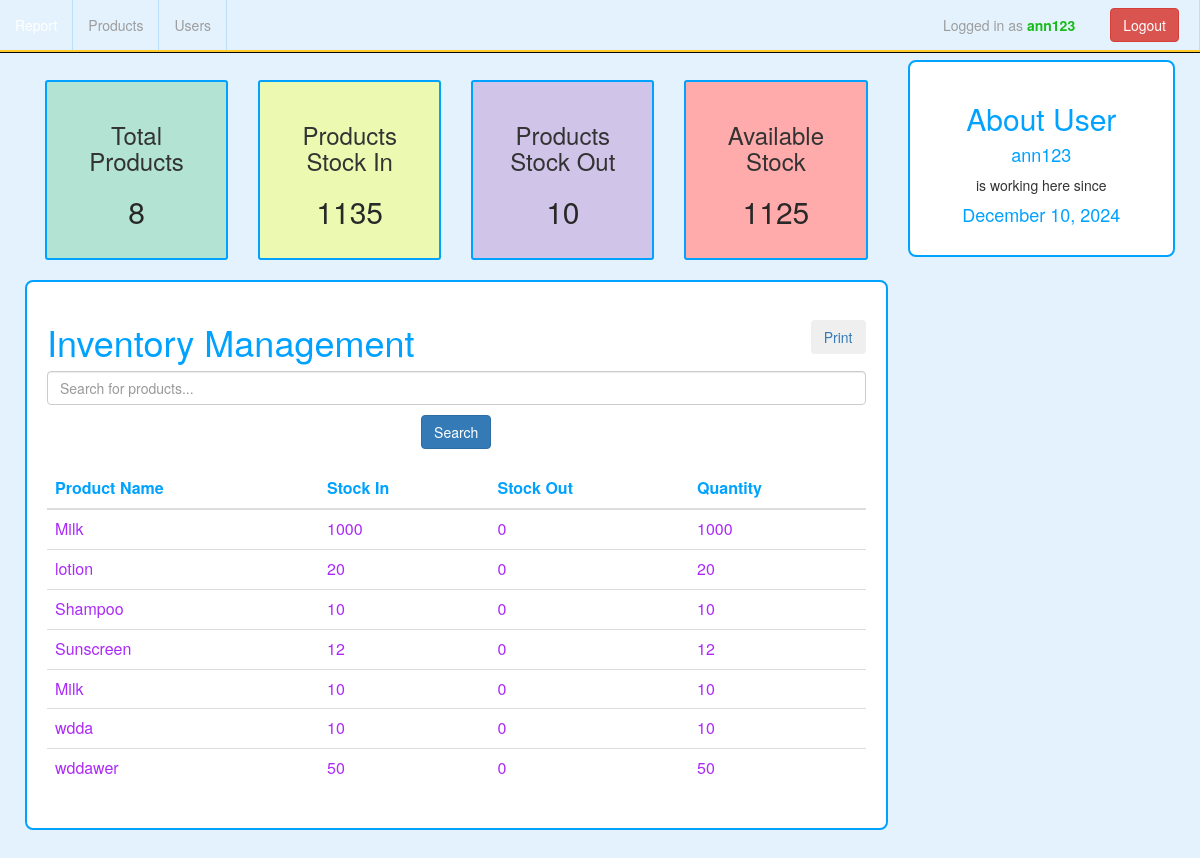
Screenshot of /model/dashboard.php (signed in) with the database file from the repository.
### tables this page shows
CREATE TABLE `products` (
  `id` int(11) NOT NULL,
  `name` varchar(100) NOT NULL,
  `bought` int(11) NOT NULL DEFAULT 0,
  `sold` int(11) NOT NULL DEFAULT 0,
  `image` varchar(300) NOT NULL,
  `created_at` datetime DEFAULT NULL,
  `updated_at` datetime NOT NULL DEFAULT current_timestamp()
);

CREATE TABLE `users_info` (
  `id` int(11) NOT NULL,
  `name` varchar(100) NOT NULL,
  `u_name` varchar(100) NOT NULL,
  `email` varchar(100) DEFAULT NULL,
  `password` varchar(100) NOT NULL,
  `is_active` tinyint(1) NOT NULL DEFAULT 1,
  `is_admin` tinyint(1) NOT NULL DEFAULT 0,
  `avatar` varchar(100) DEFAULT NULL,
  `last_login_time` timestamp NOT NULL DEFAULT current_timestamp() ON UPDATE current_timestamp(),
  `created_at` datetime NOT NULL DEFAULT current_timestamp()
);

### model/dashboard.php (the view, shortened to what this page needs)
<?php
$currentPage = 'dashboard.php';
include "navigation.php";
class ProductManager {
    private $conn;
    public function __construct($conn) {
        $this->conn = $conn;
    }
    public function getRecentProducts($date) {
        $sql = "SELECT * FROM products WHERE updated_at > '$date'";
        return $this->conn->query($sql);
    }
    public function calculateStock($bought, $sold) {
        return $bought - $sold;
    }
}
$conn = connect();
$productManager = new ProductManager($conn);
$date = date('Y-m-d', strtotime('-7 days'));
$prod = $productManager->getRecentProducts($date);
$searchResult = null;
?>
<html>
    <head>
        <link rel="stylesheet" href="https://maxcdn.bootstrapcdn.com/bootstrap/3.3.7/css/bootstrap.min.css">
    </head>
    <body>
        <div class="row" style="padding: 40px;">
            <div class="leftcolumn">
                <?php include('product_cards.php')?>
                <div class="card">
                    <div class="header-container">
                        <h1 style="color: #00a2ff;">Inventory Management</h1>
                        <a href="printing.php" target="_blank" rel="noopener noreferrer">
                            <button class="btn btn-secondary">Print</button>
                        </a>
                    </div>
                    <form method="POST" action="" style="margin-bottom: 20px;">
                        <input type="text" name="searchTerm" placeholder="Search for products..." class="form-control" required>
                        <button type="submit" name="search" class="btn btn-primary" style="margin-top: 10px;">Search</button>
                    </form>
                    <div class="table-responsive">
                        <table class="table table-dark">
                            <thead class="thead-light">
                                <tr>
                                    <th>Product Name</th>
                                    <th>Stock In</th>
                                    <th>Stock Out</th>
                                    <th>Quantity</th>
                                </tr>
                            </thead>
                            <tbody>
                                <?php
                                $prodToDisplay = $searchResult ? $searchResult : $prod;
                                if (mysqli_num_rows($prodToDisplay) > 0) {
                                    while ($row = mysqli_fetch_assoc($prodToDisplay)) {
                                        $stock = $productManager->calculateStock($row['bought'], $row['sold']);
                                        echo "<tr>";
                                        echo "<td>".$row['name']."</td>";
                                        echo "<td>".$row['bought']."</td>";
                                        echo "<td>".$row['sold']."</td>";
                                        echo "<td>".$stock."</td>";
                                        echo "</tr>";
                                    }
                                } else {
                                    echo "<tr><td colspan='4'>No products found!</td></tr>";
                                }
                                ?>
                            </tbody>
                        </table>
                    </div>
                </div>
            </div>
            <?php include('side_info.php')?>
        </div>
    </body>
</html>

### model/navigation.php (shortened to what this page needs)
<?php
    $user= $_SESSION['user'];
    $userid= $_SESSION['userid'];
?>
<html>
    <head>
        <link rel="stylesheet" href="https://maxcdn.bootstrapcdn.com/bootstrap/3.3.7/css/bootstrap.min.css">
        <link rel="stylesheet" type="text/css" href="../css/navigation.css">
    </head>
    <body>
         <nav class="navbar navbar-inverse navbar-fixed-top" id="navbar-inverse">
            <div class="collapse navbar-collapse" id="bs-example-navbar-collapse-1">
                <ul class="nav navbar-nav" style="color: white;">
                    <li><a class="<?php if($currentPage =='dashboard.php'){echo 'active';}?>" href="dashboard.php">Report</a></li>
                    <li><a class="<?php if($currentPage =='product.php'){echo 'active';}?>" href="product.php">Products</a></li>
                    <li><a class="<?php if($currentPage =='user.php'){echo 'active';}?>" href="user.php">Users</a></li>
                    <li style="float: right;"><a href="logout.php" style="padding: 0px 20px 0px 0px;"><button class="btn btn-danger navbar-btn pull-right">Logout</button></a></li>
                    <li class="pull-right"><a href="#">Logged in as <b class="user"><?php echo $user; ?></b></a></li>
                </ul>
            </div>
        </nav>
    </body>
</html>

### model/product_cards.php (shortened to what this page needs)
<?php
class ProductStats {
    private $conn;
    public function __construct($conn) {
        $this->conn = $conn;
    }
    public function getTotalProducts() {
        $sql = "SELECT COUNT(*) as products FROM products";
        $result = $this->conn->query($sql);
        return mysqli_fetch_assoc($result);
    }
    public function getTotalBought() {
        $sql = "SELECT SUM(bought) as total_bought FROM products";
        $result = $this->conn->query($sql);
        return mysqli_fetch_assoc($result);
    }
    public function getTotalSold() {
        $sql = "SELECT SUM(sold) as total_sold FROM products";
        $result = $this->conn->query($sql);
        return mysqli_fetch_assoc($result);
    }
    public function getStockAvailable() {
        $totalBought = $this->getTotalBought();
        $totalSold = $this->getTotalSold();
        return $totalBought['total_bought'] - $totalSold['total_sold'];
    }
}
$productStats = new ProductStats($conn);
$totalProducts = $productStats->getTotalProducts();
$totalBought = $productStats->getTotalBought();
$totalSold = $productStats->getTotalSold();
$stockAvailable = $productStats->getStockAvailable();
?>
<html>
    <head>
        <link rel="stylesheet" href="https://maxcdn.bootstrapcdn.com/bootstrap/3.3.7/css/bootstrap.min.css">
        <link rel="stylesheet" type="text/css" href="../css/product.css">
    </head>
    <body>
         <div class="row">
            <section style="padding: 20px;">
                <div class="col-sm-3">
                    <div class="card card-green">
                        <h3>Total<br>Products</h3>
                        <h2 style="color: #282828; text-align: center;"><?php echo $totalProducts['products']; ?></h2>
                    </div>
                </div>
                <div class="col-sm-3">
                    <div class="card card-yellow">
                        <h3>Products<br>Stock In</h3>
                        <h2 style="color: #282828; text-align: center;"><?php echo $totalBought['total_bought']; ?></h2>
                    </div>
                </div>
                <div class="col-sm-3">
                    <div class="card card-blue">
                        <h3>Products<br>Stock Out</h3>
                        <h2 style="color: #282828; text-align: center;"><?php echo $totalSold['total_sold']; ?></h2>
                    </div>
                </div>
                <div class="col-sm-3">
                    <div class="card card-red">
                        <h3>Available<br>Stock</h3>
                        <h2 style="color: #282828; text-align: center;"><?php echo $stockAvailable; ?></h2>
                    </div>
                </div>
            </section>
        </div>
    </body>
</html>

### model/side_info.php (shortened to what this page needs)
<?php
$sq = "SELECT * FROM users_info WHERE id='$userid'";
$thisUser = mysqli_fetch_assoc($conn->query($sq));
?>
<html>
    <head>
        <link rel="stylesheet" href="https://maxcdn.bootstrapcdn.com/bootstrap/3.3.7/css/bootstrap.min.css">
        <link rel="stylesheet" type="text/css" href="../css/product.css">
    </head>
    <body>
        <div class="rightcolumn">
            <div class="card text-center">
                <h2>About User</h2>
                <p>
                    <h4><?php echo htmlspecialchars($thisUser['name']); ?></h4> is working here since <h4><?php echo date('F j, Y', strtotime($thisUser['created_at'])); ?></h4>
                </p>
            </div>
        </div>
    </body>
</html>

### css/navigation.css (style rules this page uses)
ul { list-style-type: none; margin: 0; padding: 0; background-color: #E3F2FD; position: -webkit-sticky; position: sticky; top: 0; width: 100%; border-bottom: 2px solid #FFCA28; }
li { float: left; border-right: 1px solid #BBDEFB; color: #333; }
li a { display: block; color: #333; text-align: center; padding: 14px 16px; text-decoration: none; }
li:last-child, li:nth-last-child(1) { border-right: none; padding-right: 20px; float: right; }
.user { color: rgb(25, 187, 25); }
.active { background-color: #81D4FA; color: black; }

### css/product.css (style rules this page uses)
body { background-color: #E3F2FD; margin: 0; height: 100%; overflow-x: hidden; }
* { box-sizing: border-box; }
.leftcolumn { float: left; width: 75%; }
.rightcolumn { float: left; width: 25%; background-color: #E3F2FD; padding-left: 20px; }
.card { background-color: #FFFFFF; padding: 20px; margin-top: 20px; color: #333; border: 2px solid #00A2FF; text-align: center; border-radius: 8px; }
.card-green { background: #B2E3D3; border-radius: 3px; text-align: center; }
.card-yellow { background: #EBF9B1; border-radius: 3px; text-align: center; }
.card-blue { background: #D1C4E9; border-radius: 3px; text-align: center; }
.card-red { background: #FFABAB; border-radius: 3px; text-align: center; }
.row:after { content: ""; display: table; clear: both; }
h1, h2, h4, th { color: rgb(0, 162, 255); }
td { color: rgb(172, 42, 248); }

### model/dashboard.php (style rules this page uses)
.header-container { display: flex; justify-content: space-between; align-items: center; }

### rows the page displays
products: name "Milk", bought "1000", sold "0"
products: name "lotion", bought "20", sold "0"
products: name "Shampoo", bought "10", sold "0"
products: name "Sunscreen", bought "12", sold "0"
products: name "Milk", bought "10", sold "0"
products: name "wdda", bought "10", sold "0"
products: name "wddawer", bought "50", sold "0"
users_info: name "ann123", created_at "December 10, 2024"

### other values shown
$user "ann123"
$totalProducts['products'] "8"
$totalBought['total_bought'] "1135"
$totalSold['total_sold'] "10"
$stockAvailable "1125"
